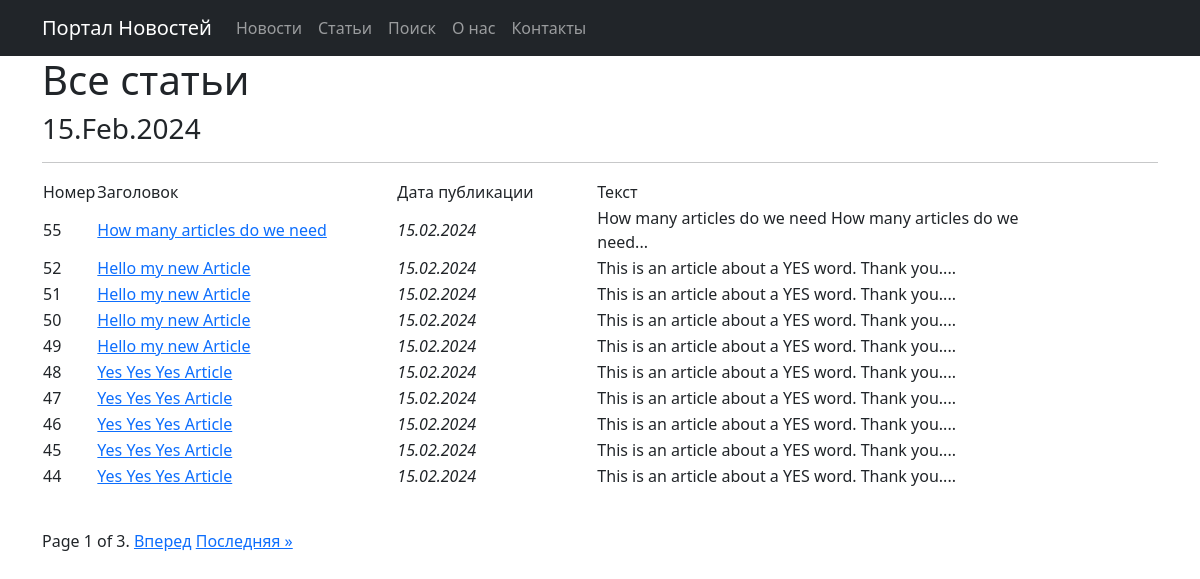
The app's page /articles/ with its own data.
### news/models.py (models this page shows, shortened)
class Post(models.Model):
    article = 'AR'
    news = 'NW'
    POST_GENRE = [
        (article, 'Статья'),
        (news, 'Новость')
    ]
    author = models.ForeignKey(Author, on_delete=models.CASCADE)
    post_genre = models.CharField(max_length=2, choices=POST_GENRE)
    post_title = models.CharField(max_length=128)
    post_text = models.TextField()
    post_rating = models.IntegerField(default=0)
    post_time = models.DateTimeField(auto_now_add=True)
    category = models.ManyToManyField(Category, through='PostCategory')
    def preview(self):
        words = self.post_text.split()
        preview_text = ' '.join(words[:20])
        return f"{preview_text}..."

### news/views.py (the view)
# urls.py: path('articles/', ArticlesList.as_view(), name='articles_list'),
class ArticlesList(ListView):
    model = Post
    ordering = '-post_time'
    template_name = 'articles.html'
    context_object_name = 'posts'
    paginate_by = 10
    def get_queryset(self):
        queryset = super().get_queryset()
        return queryset.filter(post_genre='AR')

### news/templatetags/custom_filters.py (called while the page is built)
@register.filter
def format_time(value, format_string='d.m.Y'):
    return date(value, format_string)

@register.filter()
def censor(value):
    censored_value = value
    for word in censored_words:
        if len(word) > 1:
            replacement = word[0] + '*' * (len(word) - 1)
            censored_value = censored_value.replace(word.lower(), replacement.lower(), 1)
            censored_value = censored_value.replace(word.capitalize(), replacement.capitalize(), 1)
            censored_value = censored_value.replace(word.upper(), replacement.upper(), 1)
    return censored_value

### news/templatetags/custom_tags.py (called while the page is built)
@register.simple_tag()
def current_date(format_string='%d.%b.%Y'):
    return datetime.utcnow().strftime(format_string)

### templates/articles.html (shortened to what this page needs)
{% extends 'flatpages/default.html' %}
{% load custom_filters %}!
{% load custom_tags %}
{% block content %}
<h1>Все статьи</h1>
<h3>{% current_date '%d.%b.%Y' %}</h3>
<hr>
   {% if posts %}
       <table>
           <tr>
               <td style="...">Номер</td>
               <td style="width:300px; text-align:left;">Заголовок</td>
               <td style="width:200px; text-align:left;">Дата публикации</td>
               <td style="width:450px; text-align:left;">Текст</td>
           </tr>
           {% for post in posts %}
           <tr>
               <td>{{ post.pk }}</td>
               <td><a href=" {% url 'post_detail' post_genre=post.post_genre pk=post.pk %}">{{ post.post_title|censor }}</a></td>
               <td><em>{{ post.post_time|format_time }}</em></td>
               <td>{{ post.preview|censor }}</td>
               <td>
                </td>
           </tr>
           {% endfor %}
       </table>
   {% else %}
       <h2>Статей нет!</h2>
   {% endif %}
<p>&nbsp</p>
<div class="pagination">
    <span class="step-links">
        <span class="current">
            Page {{ page_obj.number }} of {{ page_obj.paginator.num_pages }}.
        </span>
        {% if page_obj.has_next %}
            <a href="?page={{ page_obj.next_page_number }}">Вперед</a>
            <a href="?page={{ page_obj.paginator.num_pages }}">Последняя &raquo;</a>
        {% endif %}
    </span>
</div>
{% endblock content %}

### templates/flatpages/default.html (shortened to what this page needs)
<!DOCTYPE html>
<html lang="en">
    <head>
        {% load static %}
        <link href="{% static 'css/styles.css' %}" rel="stylesheet" />
    </head>
    <body>
        <nav class="navbar navbar-expand-lg navbar-dark bg-dark static-top">
           <div class="container">
               <a class="navbar-brand">Портал Новостей</a>
               <div class="collapse navbar-collapse" id="navbarResponsive">
                   <ul class="navbar-nav ml-auto">
                       <li class="nav-item active">
                           <a class="nav-link" href="/news/">Новости</a>
                       </li>
                       <li class="nav-item active">
                           <a class="nav-link" href="/articles/">Статьи</a>
                       </li>
                       <li class="nav-item active">
                           <a class="nav-link" href="/search/">Поиск</a>
                       </li>
                       <li class="nav-item">
                           <a class="nav-link" href="/about/">О нас</a>
                       </li>
                       <li class="nav-item">
                           <a class="nav-link" href="/contact/">Контакты</a>
                       </li>
                   </ul>
               </div>
           </div>
        </nav>
        <div class="container">
            <div class="row">
                <div class="col-lg-12 text-left">
           {% block content %}{% endblock content %}
       </div>
   </div>
</div>
    </body>
</html>

### records on screen
Post: pk "55", post_title|censor "How many articles do we need", post_time "15.02.2024", preview|censor "How many articles do we need How many articles do we need..."
Post: pk "52", post_title|censor "Hello my new Article", post_time "15.02.2024", preview|censor "This is an article about a YES word. Thank you...."
Post: pk "51", post_title|censor "Hello my new Article", post_time "15.02.2024", preview|censor "This is an article about a YES word. Thank you...."
Post: pk "50", post_title|censor "Hello my new Article", post_time "15.02.2024", preview|censor "This is an article about a YES word. Thank you...."
Post: pk "49", post_title|censor "Hello my new Article", post_time "15.02.2024", preview|censor "This is an article about a YES word. Thank you...."
Post: pk "48", post_title|censor "Yes Yes Yes Article", post_time "15.02.2024", preview|censor "This is an article about a YES word. Thank you...."
Post: pk "47", post_title|censor "Yes Yes Yes Article", post_time "15.02.2024", preview|censor "This is an article about a YES word. Thank you...."
Post: pk "46", post_title|censor "Yes Yes Yes Article", post_time "15.02.2024", preview|censor "This is an article about a YES word. Thank you...."
Post: pk "45", post_title|censor "Yes Yes Yes Article", post_time "15.02.2024", preview|censor "This is an article about a YES word. Thank you...."
Post: pk "44", post_title|censor "Yes Yes Yes Article", post_time "15.02.2024", preview|censor "This is an article about a YES word. Thank you...."

### other values on screen
{{ page_obj.number }} "1"
{{ page_obj.paginator.num_pages }} "3"
